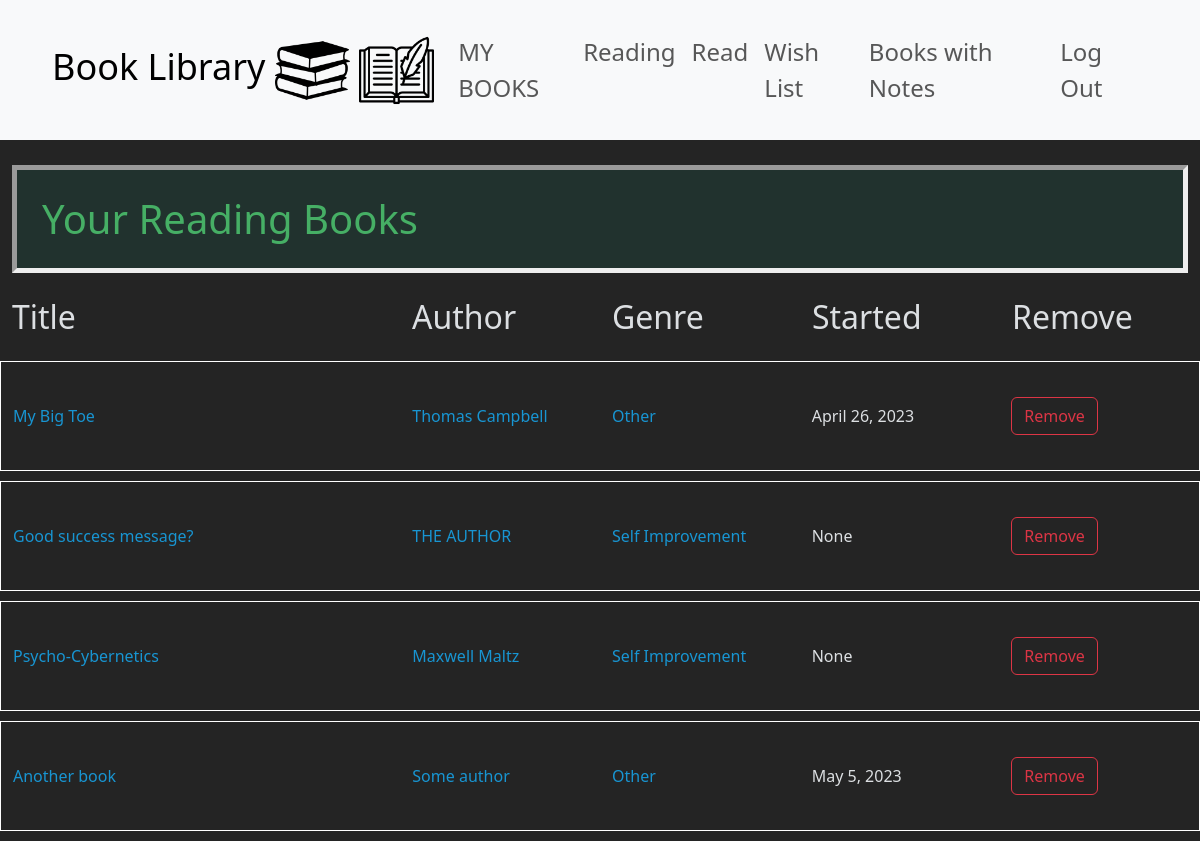
The app's page /user_list_of_books/reading_books (signed in) with its own data.
### book_library/models.py (models this page shows, shortened)
class Reading(models.Model):
    user = models.ForeignKey(User, blank=False, null=False, on_delete=models.CASCADE, related_name="reading_user")
    book = models.ForeignKey(Book, blank=False, null=False, on_delete=models.CASCADE, related_name="reading_book")
    why = models.TextField(blank=True, null=True, max_length=1024)
    started_reading = models.DateField(blank=True, null=True, auto_now_add=True)
    recommend = models.BooleanField(blank=True, null=True)
    class Meta:
        constraints = [
            models.UniqueConstraint(fields=['user', 'book'], name='one why per user/book reading')
        ]

class Book(models.Model):
    title = models.CharField(max_length=255)
    author = models.CharField(max_length=128)
    class Genre(models.IntegerChoices):
        SELF_IMPROVEMENT = 1
        BIOGRAPHY = 2
        ECONOMY = 3
        FICTION = 4
        SCIENCE = 5
        MINDSET = 6
        OTHER = 7
    genre = models.IntegerField(choices=Genre.choices)
    class Meta:
        constraints = [
            models.UniqueConstraint(fields=['title', 'author'], name='one unique title per author')
        ]

### book_library/views.py (the view)
# urls.py: path("user_list_of_books/<str:what_list>", views.user_list_of_books, name="user_list_of_books"),
def user_list_of_books(request, what_list):
    if what_list == "all_books":
        user_list_of_books = Book.objects.all().order_by("title")
    elif what_list == "reading_books":
        user_list_of_books = Reading.objects.filter(user=request.user)
    elif what_list == "read_books":
        user_list_of_books = Read.objects.filter(user=request.user)
    elif what_list == "wish_books":
        user_list_of_books = Wish.objects.filter(user=request.user)
    elif what_list == "books_with_notes":
        user_notes = Note.objects.filter(user=request.user)
        user_list_of_books = Book.objects.filter(note_book__in=user_notes).distinct()
        print(user_list_of_books)
    context = {"user_list_of_books": user_list_of_books, "what_list": what_list}
    return render(request, "book_library/user_list_of_books.html", context)

### book_library/templates/book_library/user_list_of_books.html (shortened to what this page needs)
{% extends "book_library/layout.html" %}
{% load static %}
{% block body %}
<div class="container-fluid">
    {% if what_list == 'all_books' %}
        <h1>All books in the database</h1>
    {% elif  what_list == 'reading_books' %}
        <h1>Your Reading Books</h1>
    {% elif what_list == 'read_books' %}
        <h1>Your Read Books</h1>
    {% elif what_list == 'wish_books' %}
        <h1>Your Wish List Books</h1>
    {% elif what_list == 'books_with_notes' %}
        <h1>All Your Books with Notes</h1>
    {% endif %}
    <div class="row">
        <div class="col-4"><h3>Title</h3></div>
        <div class="col"><h3>Author</h3></div>
        <div class="col d-none d-lg-block"><h3>Genre</h3></div>
        {% if what_list != 'wish_books' and what_list != 'books_with_notes' %}
        <div class="col"><h3>Started</h3></div>
        {% endif %}
        <div class="col"><h3>Remove</h3></div>
    </div>
    <div class="row">
        <div class="col">
            <ul>
                {% for book in user_list_of_books %}
                <li>
                    <div class="row element-row align-items-center">
                        {% if what_list == 'books_with_notes' %}
                            <div class="col col-4"><a href="{% url 'book_library:detail_view' request.user.id book.id %}">{{ book.title }}</a></div>
                            <div class="col "><a href="{% url 'book_library:author_view' book.author %}">{{ book.author }}</a></div>
                            <div class="col d-none d-lg-block"><a href="{% url 'book_library:genre_view' book.genre %}">{{ book.get_genre_display }}</a></div>
                        {% else %}
                            <div class="col-4"><a href="{% url 'book_library:detail_view' request.user.id book.book.id %}">{{ book.book.title }}</a></div>
                            <div class="col"><a href="{% url 'book_library:author_view' book.book.author %}">{{ book.book.author }}</a></div>
                            <div class="col d-none d-lg-block"><a href="{% url 'book_library:genre_view' book.book.genre %}">{{ book.book.get_genre_display }}</a></div>
                        {% endif %}
                            {% if what_list != 'wish_books' and what_list != 'books_with_notes' %}
                            <div class="col">{{ book.started_reading }}</div>
                            {% endif %}
                            <div class="col"><button class="btn btn-outline-danger remove-button" id="{{ book.book.id }}">Remove</button></div>
                    </div>
                </li>
                {% endfor %}
            </ul>
        </div>
    </div>
</div>
{% endblock %}

### book_library/static/book_library/style.css (style rules this page uses)
body { background-color: rgba(0, 0, 0, 0.86); color:rgba(237, 240, 243, 0.918) }
h1 { background-color: rgba(21, 104, 86, 0.2); border: thick solid; border-style: inset; color: #46af65; margin-top: 25px; margin-bottom: 25px; padding: 25px; }
h3 { margin-bottom: 25px; font-size: 2em; }
.element-row { border: 1px white solid; padding-top: 35px; padding-bottom: 35px; }
.element-row a { color: rgb(24, 149, 210); text-decoration: none; }
ul { list-style-type: none; margin: 0; padding: 0; }
.element-row { margin-bottom: 10px; }

### records on screen
Reading: book "My Big Toe", book.author "Thomas Campbell", book.genre "Other", started_reading "April 26, 2023"
Reading: book "Good success message?", book.author "THE AUTHOR", book.genre "Self Improvement", started_reading "None"
Reading: book "Psycho-Cybernetics", book.author "Maxwell Maltz", book.genre "Self Improvement", started_reading "None"
Reading: book "Another book", book.author "Some author", book.genre "Other", started_reading "May 5, 2023"
